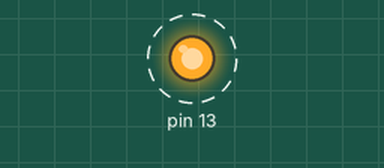
Bench run of a sketch on a simulated Arduino Uno, built with avr-gcc and run on an emulated ATmega328P. Shown: output pins drawn as LEDs (lit = HIGH). Dashed ring = blinking. What the sketch prints to the serial monitor is not drawn.

Above: at 0.5 s.
Timing chart, 0 to 4.6 s (numbered marks = the images above):
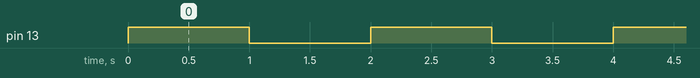

Measured:
- by itself, pin 13: alternates HIGH for 1.0 s and LOW for 1.0 s

The sketch:

txt_Hello_World.ino
```cpp
/*
  Blink - (Hardware Hello World!!!)
  Turns on an LED on for one second, then off for one second, repeatedly.

  Most Arduinos have an on-board LED you can control. On the Uno and
  Leonardo, it is attached to digital pin 13. If you're unsure what
  pin the on-board LED is connected to on your Arduino model, check
  the documentation at http://www.arduino.cc
 */
void setup()
{
  // Pin 13 is connected to the onboard LED
  // initialize digital pin 13 as an output.
  pinMode(13, OUTPUT);
  Serial.begin(9600);
}

// the loop function runs over and over again forever
void loop()
{
  digitalWrite(13, HIGH);   // turn the LED on (HIGH is the voltage level)
  Serial.println("LED ON");
  delay(1000);              // wait for a second
  digitalWrite(13, LOW);    // turn the LED off by making the voltage LOW
  Serial.println("LED OFF");
  delay(1000);              // wait for a second
}
```
